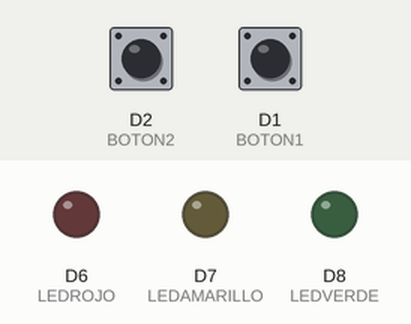
Simulated run of this sketch. Board: ESP8266 (NodeMCU). Shown: output pins drawn as LEDs (lit = HIGH). Dashed ring = blinking. The test bench sets the inputs (shaded band); at power-on: D2 (BOTON2) LOW, D1 (BOTON1) LOW. WiFi joins after 1.5 s; servers stay silent unless stated; what the sketch prints to the serial monitor is not drawn.

Above: at 2.7 s.
2.8 s: D2 (BOTON2) pulled HIGH for 0.15 s
At 5.6 s:
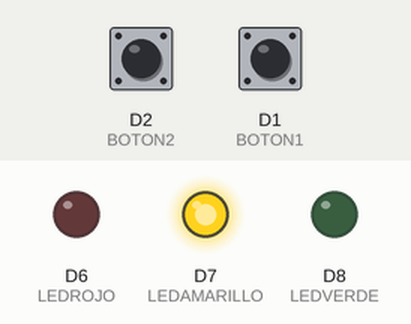
5.9 s: D1 (BOTON1) pulled HIGH for 1 s
At 7.3 s:
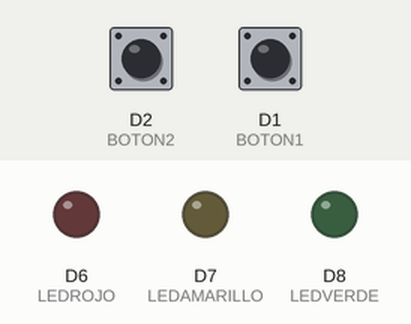
8.5 s: D1 (BOTON1) pulled HIGH for 3.2 s
13.5 s: D2 (BOTON2) pulled HIGH for 1 s
At 15.1 s:
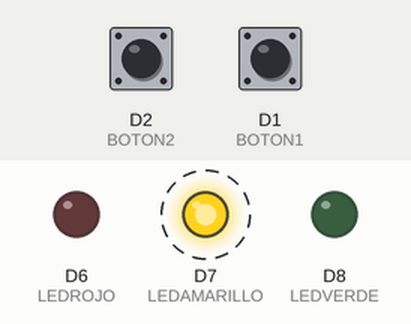
Timing chart, 0 to 17.2 s (numbered marks = the images above; inputs shaded):
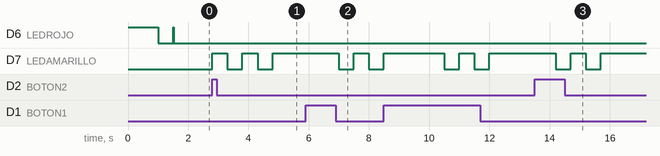

Measured:
- after the input at 2.8 s, D7 (LEDAMARILLO): alternates HIGH for 0.50 s and LOW for 0.50 s, 5 changes in all, then stays HIGH, starting at once
- after the input at 5.9 s, D7 (LEDAMARILLO): HIGH → LOW after 1.1 s, → HIGH 0.50 s later, → LOW 0.50 s later
- after the input at 13.5 s, D7 (LEDAMARILLO): alternates HIGH for 0.50 s and LOW for 0.50 s, 4 changes in all, then stays HIGH, starting after 0.70 s

The sketch:

botonwhatsapp.ino
```cpp
#include <ESP8266WiFi.h>
#include <ESP8266HTTPClient.h>
#include <WiFiClient.h>

#define LEDVERDE D8     // Pin digital al que esta conectado el led verde
#define LEDAMARILLO D7     // Pin digital al que esta conectado el led amarillo
#define LEDROJO D6     // Pin digital al que esta conectado el led rojo
#define BOTON1 D1     // Pin digital al que esta conectado el led rojo
#define BOTON2 D2     // Pin digital al que esta conectado el led rojo


const char* ssid = "Exbinario";
const char* password = "a1a2a3a4a5";

//Your Domain name with URL path or IP address with path
String serverName = "http://47.252.35.87:3000";

// the following variables are unsigned longs because the time, measured in
// milliseconds, will quickly become a bigger number than can be stored in an int.
unsigned long lastTime = 0;
// Timer set to 10 minutes (600000)
//unsigned long timerDelay = 600000;
// Set timer to 5 seconds (5000)
unsigned long timerDelay = 5000;
int statudLedRojo = 0;

void setup() {
  Serial.begin(115200);
  pinMode(LEDVERDE, OUTPUT);
  pinMode(LEDAMARILLO, OUTPUT);
  pinMode(LEDROJO, OUTPUT);
  pinMode(BOTON1, INPUT);
  pinMode(BOTON2, INPUT);

  digitalWrite(LEDROJO, HIGH);


  WiFi.begin(ssid, password);
  Serial.println("Connecting");
  while (WiFi.status() != WL_CONNECTED) {
    delay(500);
    Serial.print(".");
    digitalWrite(LEDROJO, statudLedRojo=!statudLedRojo);
  }
  Serial.println("");
  Serial.print("Connected to WiFi network with IP Address: ");
  Serial.println(WiFi.localIP());

  Serial.println("Timer set to 5 seconds (timerDelay variable), it will take 5 seconds before publishing the first reading.");
  digitalWrite(LEDROJO, LOW);
}

void loop() {

  pedir25();
  pedir35();

}

void pruebaBoton() {

  int  buttonState = digitalRead(BOTON1);

  if (buttonState == HIGH) {

    digitalWrite(LEDVERDE, HIGH);
  } else {

    digitalWrite(LEDVERDE, LOW);
  }

}

void pruebaLeds() {
  digitalWrite(LEDVERDE, HIGH);
  digitalWrite(LEDAMARILLO, HIGH);
  digitalWrite(LEDROJO, HIGH);
  delay(1000);
  digitalWrite(LEDVERDE, LOW);
  digitalWrite(LEDAMARILLO, LOW);
  digitalWrite(LEDROJO, LOW);
  delay(1000);
}


void pedir25() {

  int  button1State = digitalRead(BOTON1);

  if (button1State == HIGH) {

    digitalWrite(LEDAMARILLO, HIGH);
    delay(500);
    digitalWrite(LEDAMARILLO, LOW);
    delay(500);
    digitalWrite(LEDAMARILLO, HIGH);
    delay(500);
    digitalWrite(LEDAMARILLO, LOW);
    delay(500);
    digitalWrite(LEDAMARILLO, HIGH);
    delay(1500);

    // Send an HTTP POST request depending on timerDelay
    if ((millis() - lastTime) > timerDelay) {
      //Check WiFi connection status
      if (WiFi.status() == WL_CONNECTED) {
        WiFiClient client;
        HTTPClient http;

        String serverPath = serverName + "/pedir25";


        // Your Domain name with URL path or IP address with path
        http.begin(client, serverPath.c_str());

        // Send HTTP GET request
        int httpResponseCode = http.GET();

        if (httpResponseCode > 0) {
          Serial.print("HTTP Response code: ");
          Serial.println(httpResponseCode);
          String payload = http.getString();
          Serial.println(payload);

          digitalWrite(LEDVERDE, HIGH);
          digitalWrite(LEDAMARILLO, LOW);
          delay(2000);
          digitalWrite(LEDVERDE, LOW);

        }
        else {
          Serial.print("Error code: ");
          Serial.println(httpResponseCode);
        }
        // Free resources
        http.end();
      }
      else {
        Serial.println("WiFi Disconnected");
      }
      lastTime = millis();
    }


  }


}


void pedir35() {

  int  button2State = digitalRead(BOTON2);

  if (button2State == HIGH) {

    digitalWrite(LEDAMARILLO, HIGH);
    delay(500);
    digitalWrite(LEDAMARILLO, LOW);
    delay(500);
    digitalWrite(LEDAMARILLO, HIGH);
    delay(500);
    digitalWrite(LEDAMARILLO, LOW);
    delay(500);
    digitalWrite(LEDAMARILLO, HIGH);
    delay(1500);

    // Send an HTTP POST request depending on timerDelay
    if ((millis() - lastTime) > timerDelay) {
      //Check WiFi connection status
      if (WiFi.status() == WL_CONNECTED) {
        WiFiClient client;
        HTTPClient http;

        String serverPath = serverName + "/pedir35";


        // Your Domain name with URL path or IP address with path
        http.begin(client, serverPath.c_str());

        // Send HTTP GET request
        int httpResponseCode = http.GET();

        if (httpResponseCode > 0) {
          Serial.print("HTTP Response code: ");
          Serial.println(httpResponseCode);
          String payload = http.getString();
          Serial.println(payload);

          digitalWrite(LEDVERDE, HIGH);
          digitalWrite(LEDAMARILLO, LOW);
          delay(2000);
          digitalWrite(LEDVERDE, LOW);

        }
        else {
          Serial.print("Error code: ");
          Serial.println(httpResponseCode);
        }
        // Free resources
        http.end();
      }
      else {
        Serial.println("WiFi Disconnected");
      }
      lastTime = millis();
    }


  }


}
```
